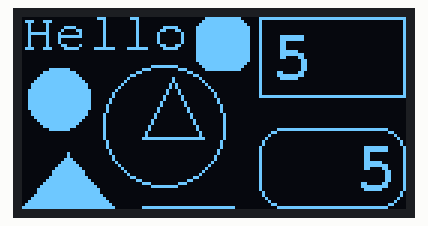
This sketch was run on a simulated Arduino Uno, built with avr-gcc and run on an emulated ATmega328P. Shown: 128×64 one-colour display.

Above: at 0.47 s.
At 5.12 s:
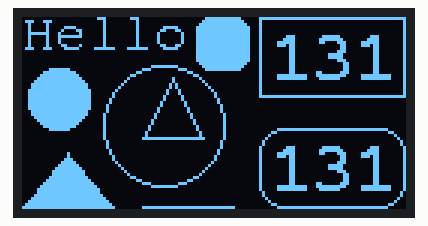
At 10.1 s:
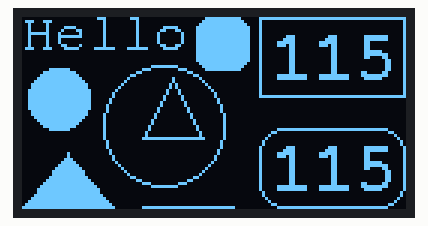
At 20.06 s:
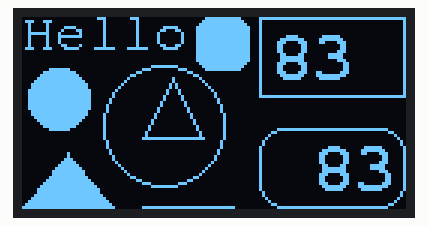
At 29.7 s:
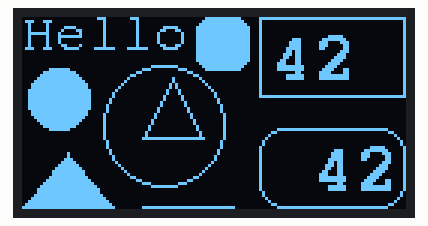
At 39.67 s:
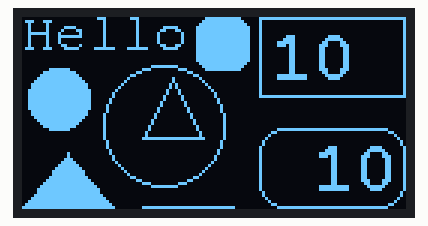

The sketch:

Wemos_D1_miniPro_0_91_OLED.ino
```cpp
/*
  This is an example of how to use the OLED 128x64 I2C with SSD1306 driver using the Adafruit library.
  It also applies to the 128x32 version, but not all components would fit the smaller screen.

  Pins:
   GND = GND
   VCC = 5V
   SCL = A5
   SDA = A4

  You can connect VCC to 3.3V to reduce the amount of high pitched noise that the display produces.

  It's a good idea to put a resistor between A4-5V and A5-5V to help stabilize the connection.
  What that does is pull-up the I2C pins to make it more reliable and prevents lock-ups.


  Libraries needed:
  https://github.com/adafruit/Adafruit_SSD1306
  https://github.com/adafruit/Adafruit-GFX-Library


  Guide for the GFX Library: https://cdn-learn.adafruit.com/downloads/pdf/adafruit-gfx-graphics-library.pdf

  List of fonts: https://learn.adafruit.com/adafruit-gfx-graphics-library/using-fonts

  List of fonts that support right alignment:
  FreeMono9pt7b.h
  FreeMono12pt7b.h
  FreeMono18pt7b.h
  FreeMono24pt7b.h
  FreeMonoBold9pt7b.h
  FreeMonoBold12pt7b.h
  FreeMonoBold18pt7b.h
  FreeMonoBold24pt7b.h
  FreeMonoBoldOblique9pt7b.h
  FreeMonoBoldOblique12pt7b.h
  FreeMonoBoldOblique18pt7b.h
  FreeMonoBoldOblique24pt7b.h
  FreeMonoOblique9pt7b.h
  FreeMonoOblique12pt7b.h
  FreeMonoOblique18pt7b.h
  FreeMonoOblique24pt7b.h


  This sketch was featured on my video tutorial for this display: https://www.youtube.com/watch?v=PrIAnDZ9dp8

  Sketch made by: InterlinkKnight
  Last modification: 10/05/2019
*/


#include <Adafruit_GFX.h>  // Include core graphics library for the display
#include <Adafruit_SSD1306.h>  // Include Adafruit_SSD1306 library to drive the display

Adafruit_SSD1306 display(128, 64);  // Create display

#include <Fonts/FreeMonoBold12pt7b.h>  // Add a custom font
#include <Fonts/FreeMono9pt7b.h>  // Add a custom font

int Variable1;  // Create a variable to have something dynamic to show on the display

void setup()  // Start of setup
{

  delay(100);  // This delay is needed to let the display to initialize
  display.begin(SSD1306_SWITCHCAPVCC, 0x3D);  // Initialize display with the I2C address of 0x3C

  display.clearDisplay();  // Clear the buffer
  display.setTextColor(WHITE);  // Set color of the text
  display.setRotation(0);  // Set orientation. Goes from 0, 1, 2 or 3
  display.setTextWrap(false);  // By default, long lines of text are set to automatically “wrap” back to the leftmost column.
  // To override this behavior (so text will run off the right side of the display - useful for
  // scrolling marquee effects), use setTextWrap(false). The normal wrapping behavior is restored
  // with setTextWrap(true).
  display.dim(0);  //Set brightness (0 is maximun and 1 is a little dim)
}  // End of setup

void loop()  // Start of loop
{

  Variable1++;  // Increase variable by 1
  if (Variable1 > 150) // If Variable1 is greater than 150
  {
    Variable1 = 0;  // Set Variable1 to 0
  }
  // Convert Variable1 into a string, so we can change the text alignment to the right:
  // It can be also used to add or remove decimal numbers.
  char string[10];  // Create a character array of 10 characters
  // Convert float to a string:
  dtostrf(Variable1, 3, 0, string);  // (<variable>,<amount of digits we are going to use>,<amount of decimal digits>,<string name>)
  display.clearDisplay();  // Clear the display so we can refresh
  display.setFont(&FreeMono9pt7b);  // Set a custom font
  display.setTextSize(0);  // Set text size. We are using a custom font so you should always use the text size of 0

  // Print text:
  display.setCursor(0, 10);  // (x,y)
  display.println("Hello");  // Text or value to print


  // Draw triangle:
  display.drawTriangle(40, 40,   50, 20,   60, 40, WHITE); // Draw triangle. X, Y coordinates for three corner points defining the triangle, followed by a color

  // Draw filled triangle:
  display.fillTriangle(0, 63,   15, 45,   30, 63, WHITE); // Draw filled triangle. X, Y coordinates for three corner points defining the triangle, followed by a color

  // Draw line:
  display.drawLine(40, 63, 70, 63, WHITE);  // Draw line (x0,y0,x1,y1,color)

  // Draw circle:
  display.drawCircle(47, 36, 20, WHITE);  //  Draw circle (x,y,radius,color). X and Y are the coordinates for the center point

  // Draw a filled circle:
  display.fillCircle(12, 27, 10, WHITE);  // Draw filled circle (x,y,radius,color). X and Y are the coordinates for the center point

  // Draw rounded rectangle and fill:
  display.fillRoundRect(58, 0, 18, 18, 5, WHITE);  // Draw filled rounded rectangle (x,y,width,height,color)
  // It draws from the location to down-right

  // Draw rectangle:
  display.drawRect(79, 0, 49, 27, WHITE);  // Draw rectangle (x,y,width,height,color)
  // It draws from the location to down-right

  display.setFont(&FreeMonoBold12pt7b);  // Set a custom font

  // Print variable with left alignment:
  display.setCursor(83, 20);  // (x,y)
  display.println(Variable1);  // Text or value to print

  // Draw rounded rectangle:
  display.drawRoundRect(79, 37, 49, 27, 8, WHITE);  // Draw rounded rectangle (x,y,width,height,radius,color)
  // It draws from the location to down-right

  // Print variable with right alignment:
  display.setCursor(83, 57);  // (x,y)
  display.println(string);  // Text or value to print

  display.display();  // Print everything we set previously

}  // End of loop
```
